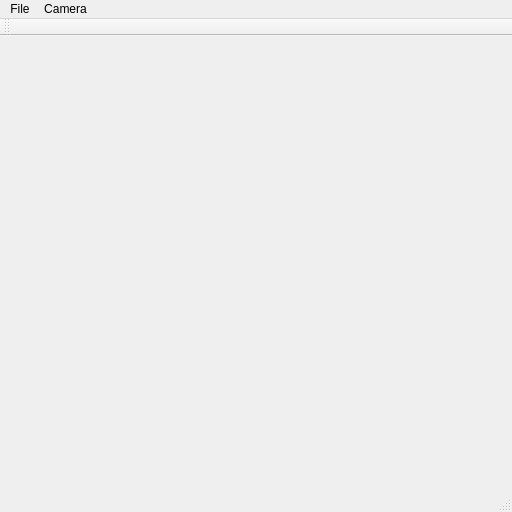
<?xml version="1.0" encoding="UTF-8"?>
<ui version="4.0">
 <class>MainWindowClass</class>
 <widget class="QMainWindow" name="MainWindowClass">
  <property name="geometry">
   <rect>
    <x>0</x>
    <y>0</y>
    <width>512</width>
    <height>512</height>
   </rect>
  </property>
  <property name="maximumSize">
   <size>
    <width>512</width>
    <height>512</height>
   </size>
  </property>
  <property name="windowTitle">
   <string>MainWindow</string>
  </property>
  <widget class="QWidget" name="centralWidget"/>
  <widget class="QMenuBar" name="menuBar">
   <property name="geometry">
    <rect>
     <x>0</x>
     <y>0</y>
     <width>512</width>
     <height>21</height>
    </rect>
   </property>
   <widget class="QMenu" name="menuFile">
    <property name="title">
     <string>File</string>
    </property>
    <addaction name="actionOpen"/>
    <addaction name="separator"/>
    <addaction name="actionExit"/>
   </widget>
   <widget class="QMenu" name="menuCamera">
    <property name="title">
     <string>Camera</string>
    </property>
    <addaction name="actionCameraPerspective"/>
    <addaction name="actionCameraOrthogonal"/>
    <addaction name="actionCameraPushbroom"/>
   </widget>
   <addaction name="menuFile"/>
   <addaction name="menuCamera"/>
  </widget>
  <widget class="QToolBar" name="mainToolBar">
   <attribute name="toolBarArea">
    <enum>TopToolBarArea</enum>
   </attribute>
   <attribute name="toolBarBreak">
    <bool>false</bool>
   </attribute>
  </widget>
  <widget class="QStatusBar" name="statusBar"/>
  <action name="actionExit">
   <property name="text">
    <string>Exit</string>
   </property>
  </action>
  <action name="actionOpen">
   <property name="text">
    <string>Open</string>
   </property>
  </action>
  <action name="actionCameraPerspective">
   <property name="text">
    <string>Perspective</string>
   </property>
  </action>
  <action name="actionCameraOrthogonal">
   <property name="text">
    <string>Orthogonal</string>
   </property>
  </action>
  <action name="actionCameraPushbroom">
   <property name="text">
    <string>Pushbroom</string>
   </property>
  </action>
 </widget>
 <layoutdefault spacing="6" margin="11"/>
 <resources>
  <include location="MainWindow.qrc"/>
 </resources>
 <connections/>
</ui>
